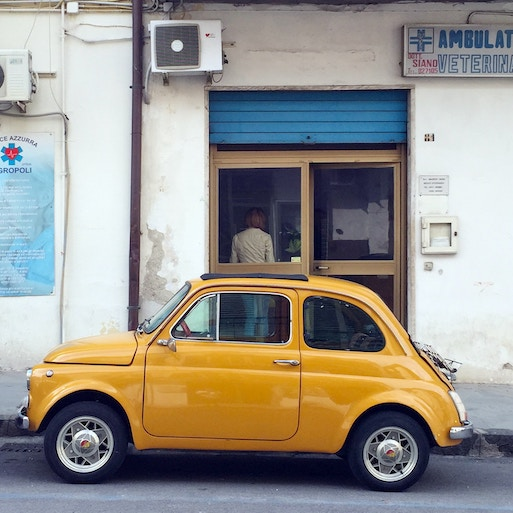
#> input picture samples/car.jpg, 513 x 513 px
$ jupyter execute --allow-errors superpixels.ipynb   (shell and % lines are left out)   (Python 2 division)
#> lines starting #> are read from the running program, lines starting #| are printed output that depends on the picture
[cell 1]
import glob
import os
import numpy as np
from PIL import Image
import matplotlib.pyplot as plt
import coremltools
import cv2
import sys
print(sys.version)

# Load the image and predic labels

[cell 2]
# Load the image
# img_rgb = Image.open('../../../samples/person_matthieu.jpg')
img_rgb = Image.open('../../../samples/car.jpg')
#> img_rgb is the input picture: PIL image 513x513 RGB; mean R, G, B 151.6, 147.4, 140.2
img_y = img_rgb.convert('L')
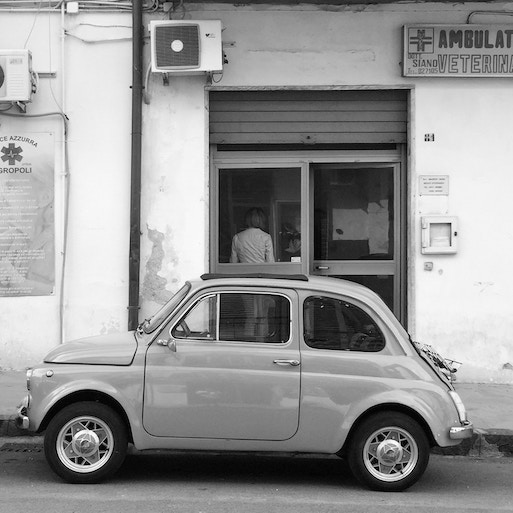
#> img_y: PIL image 513x513 L; min 0, max 255, mean 147.8

# Load the model and it's specs
#> (the rest of this cell did not finish here and is left out)

# Resize image and mask

[cell 3]
# Compute image size that fits in 1024x1024
max_size = 1024
if img_rgb.width >= img_rgb.height:
    width = max_size
    height = img_rgb.height * max_size / img_rgb.width
#> height = 1024
else:
    height = max_size
    width = img_rgb.width * max_size / img_rgb.height

# Resize all images
pil_rgb = img_rgb.resize((width, height), Image.BILINEAR)
pil_y = img_y.resize((width, height), Image.BILINEAR)
#> (the rest of this cell did not finish here and is left out)


$ run again, with samples/person_matthieu.jpg copied over samples/car.jpg
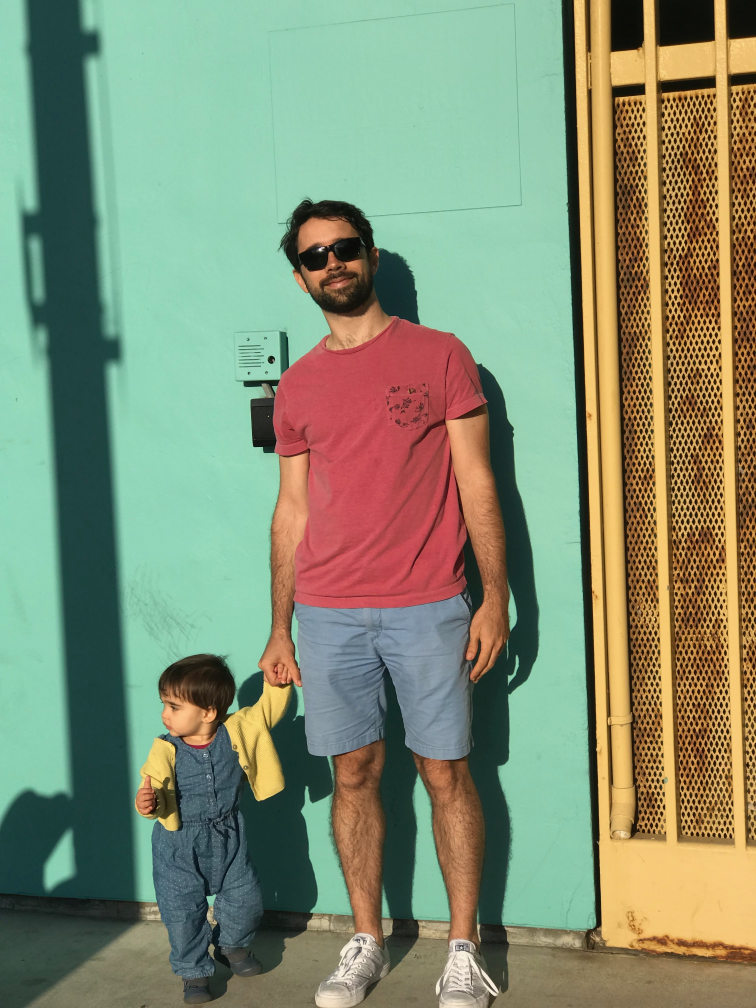
#> input picture samples/person_matthieu.jpg, 3024 x 4032 px (shown at 1/4 size)
#> img_rgb is the input picture: PIL image 3024x4032 RGB; mean R, G, B 131, 141.9, 114.5
#> `pil_rgb = img_rgb.resize((width, height), Image.BILINEAR)`:
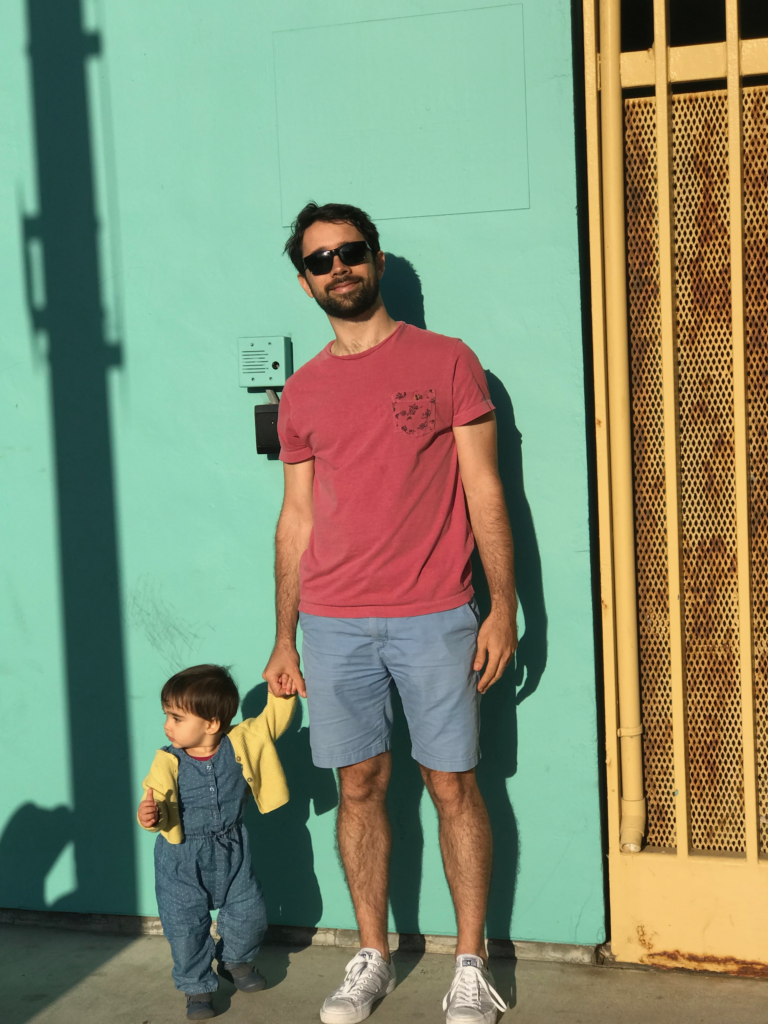
#> pil_rgb: PIL image 768x1024 RGB; mean R, G, B 131, 141.9, 114.5
#> `pil_y = img_y.resize((width, height), Image.BILINEAR)`:
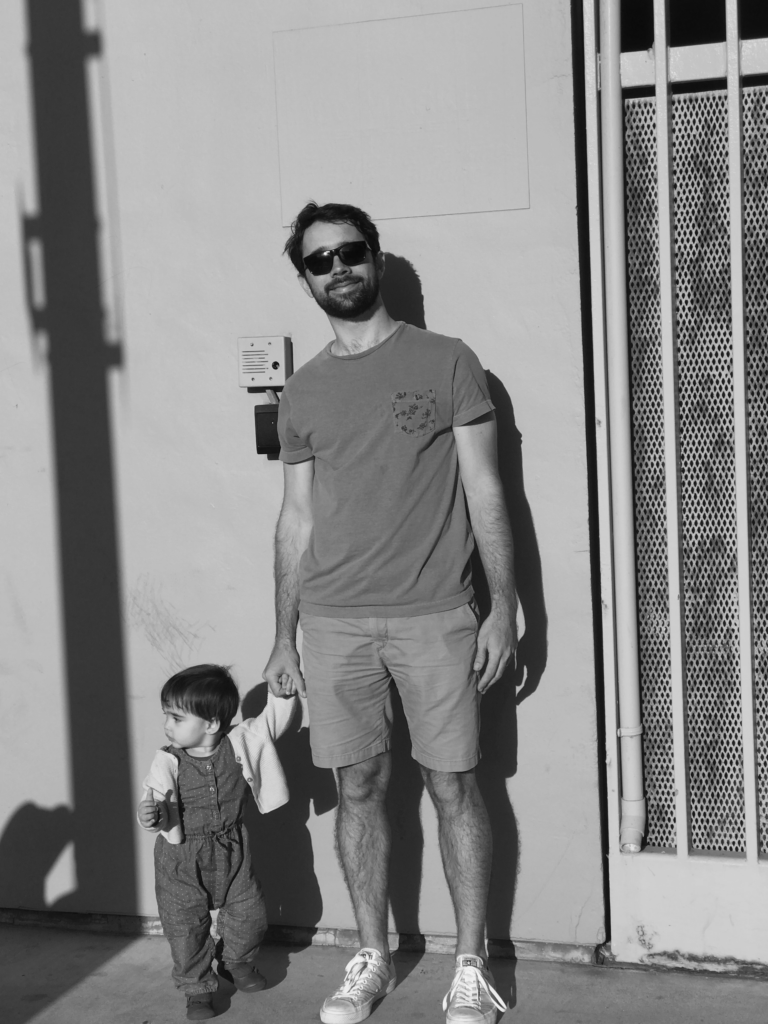
#> pil_y: PIL image 768x1024 L; min 9, max 243, mean 135.5

$ run again, with samples/bike.jpg copied over samples/car.jpg
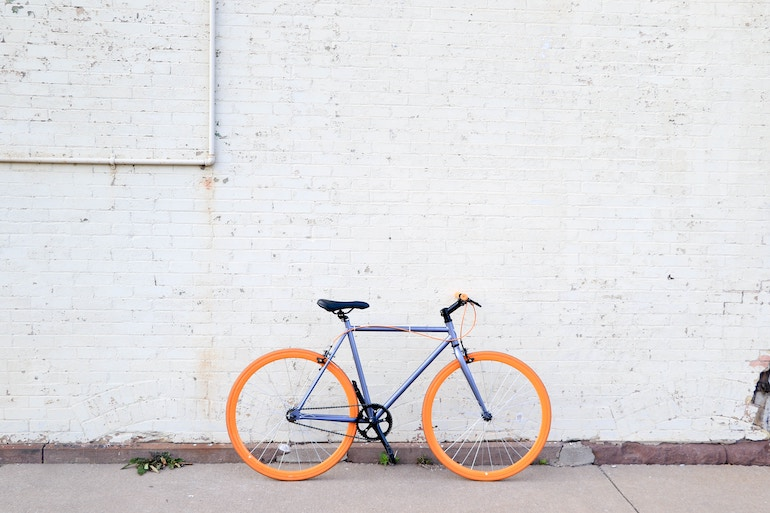
#> input picture samples/bike.jpg, 770 x 513 px
#> img_rgb is the input picture: PIL image 770x513 RGB; mean R, G, B 220.8, 218.5, 220.1
#> `img_y = img_rgb.convert('L')`:
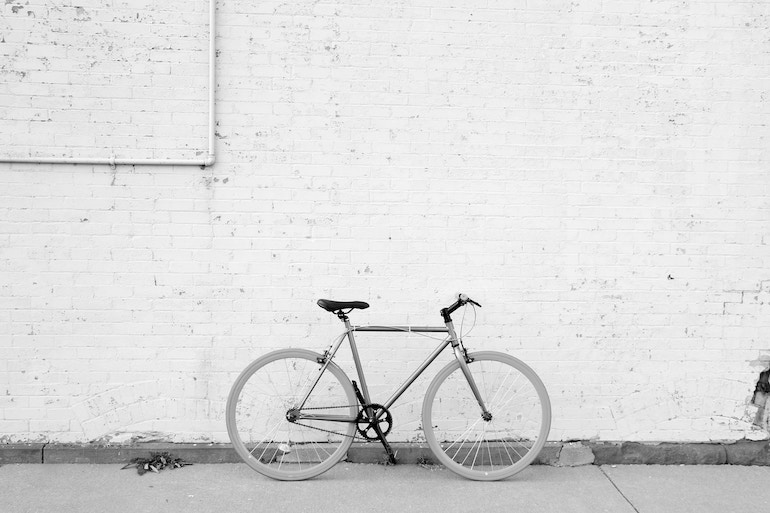
#> img_y: PIL image 770x513 L; min 0, max 255, mean 219.3

$ run again, with samples/bird.jpg copied over samples/car.jpg
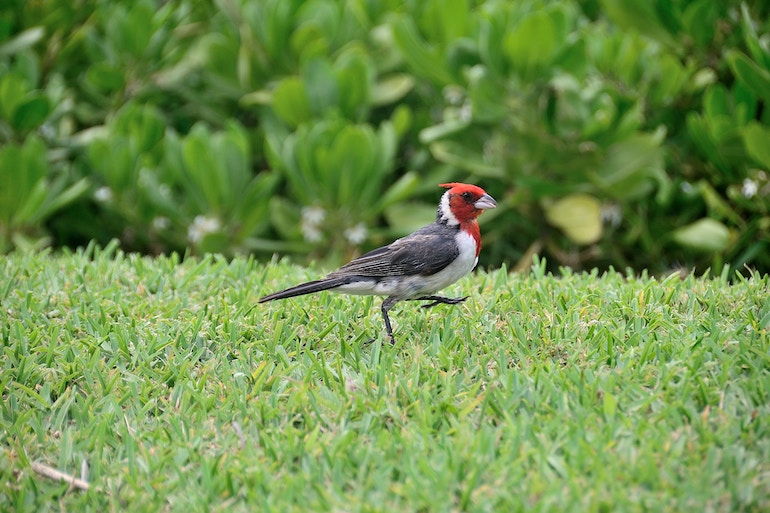
#> input picture samples/bird.jpg, 770 x 513 px
#> img_rgb is the input picture: PIL image 770x513 RGB; mean R, G, B 110.6, 142.9, 75.1
#> `img_y = img_rgb.convert('L')`:
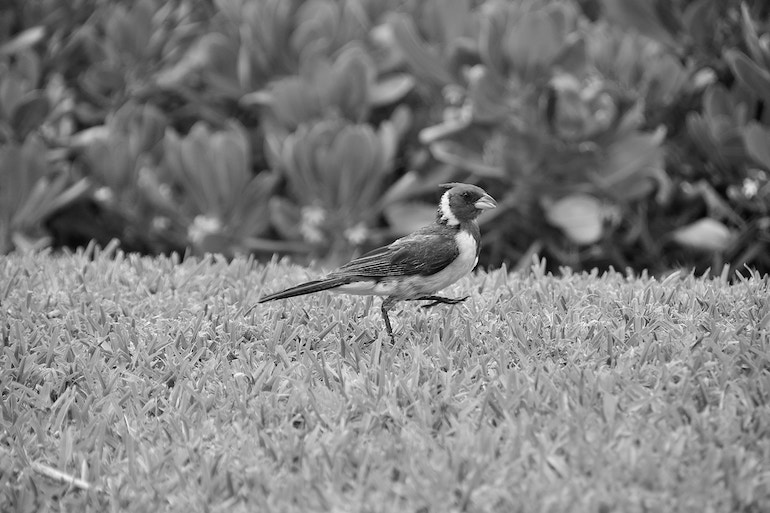
#> img_y: PIL image 770x513 L; min 0, max 252, mean 125.5
